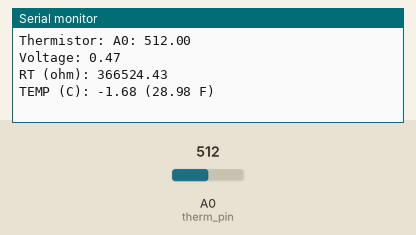
Simulated run of this sketch. Board: Arduino Uno, built with avr-gcc and run on an emulated ATmega328P. Parts: the last lines printed to the serial monitor. The test bench sets the inputs (shaded band); at power-on: A0 (therm_pin) = 512.

Above: at 1.2 s.
1.3 s: A0 (therm_pin) set to 32
At 2.6 s:
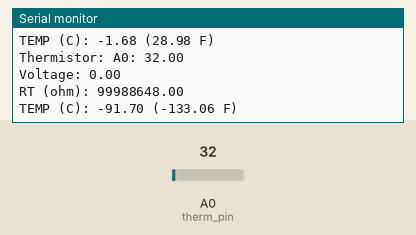
2.8 s: A0 (therm_pin) set to 26
At 4.4 s:
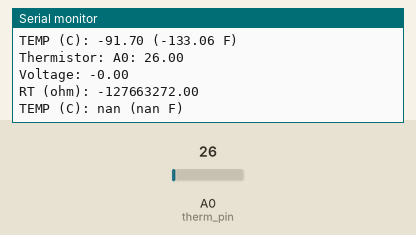
Timing chart, 0 to 5.9 s (numbered marks = the images above; inputs shaded):
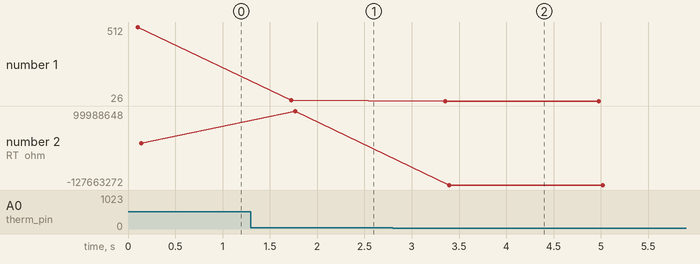

Measured:
- the behaviour switches between 29 and 28 on A0 (therm_pin) (found by bisection; images 1 and 2)
- after the input at 1.3 s, the serial monitor: prints a new line after 0.43 s (image 1)
- after the input at 2.8 s, the serial monitor: prints a new line after 0.55 s (image 2)
- plotted number 1: 512 → 32 after the input at 1.3 s, 32 → 26 after the input at 2.8 s
- plotted number 2: 366524.43 → 99988648 after the input at 1.3 s, 99988648 → -127663272 after the input at 2.8 s

The sketch:

ESP8266ThermoCouple.ino
```cpp
#include <math.h>

#define therm_pin A0

double V_0 = 3.291;

// WeMos D1 Mini internally contains voltage divider for A0 input in order to expand the voltage
// range of ESP8266 which is limited to 1.0V
// R_2 of the divider (between A0 and GND) is fixed 100k ohm
double R_2 = 100000.0; //VCC - R_1 - A0 - R_2 - GND (R_1 = 230 + rThermistor)

// D1 Mini also has 220k ohm on the VCC side of the divider
double R_1d = 220000.0;

// I'm adding additional 10k register on VCC side of the divider, along with the sensor
// to make sure input voltage to the A0 pin never exceed 1V.
double R_1Adj = 10000.0;

void setup() {
  // initialize serial communication at 9600 bits per second:
  Serial.begin(9600);
  pinMode(therm_pin,INPUT);
//  analogReference(EXTERNAL);
}

double C0 = 0.0009621996628; //0.9621996628 e-3
double C1 = 0.0001800586745; //1.800586745 e-4
double C2 = 0.000000197132282; //1.971322820 e-7

double factor = 10000000.0;
double CM0 = 9621.996628; //0.9621996628 e-3
double CM1 = 1800.586745; //1.800586745 e-4
double CM2 = 1.97132282; //1.971322820 e-7

double sensorMax = 1.0;


// the loop routine runs over and over again forever:
void loop() {

  // read the pin value 10 times over 100 ms span and take average
  double sensorValue = 0;
  for (int i = 0; i < 10; i++)
  {
    // read the input on analog pin 0:
    sensorValue += analogRead(therm_pin);
    delay(10);
  }

  sensorValue = sensorValue / 10;

  // Convert the analog reading (which goes from 0 - 1023) to voltage reference (3.3V or 5V or other):
  double voltage = sensorValue * sensorMax /1023.0;

  // i'm adjusting the misterious temperature error (for now treating it as constant error)
  voltage = voltage - 0.028;

  double R_1 = R_2 * (V_0 - voltage)/voltage; // voltage to resistance

  // remove the fixed 230k ohm on the vcc side of the voltage dividor
  double rThermistor = R_1 - R_1d - R_1Adj;

  //rThermistor = 133000;
  double lnR = log(rThermistor);

  // T(K) = 1/(C0 + C1Ln(R) + C2(Ln(R))^3)
  double temp  = factor /(CM0 + lnR * CM1 + CM2 * lnR * lnR * lnR);
  temp  = temp - 273.15; // K -> C

  Serial.print("Thermistor: ");

  Serial.print("A0: ");
  Serial.println(sensorValue);

  Serial.print("Voltage: ");
  Serial.println(voltage);

  Serial.print("RT (ohm): ");
  Serial.println(rThermistor);

  Serial.print("TEMP (C): ");
  Serial.print(temp);
  Serial.print(" (");
  Serial.print((temp*9.0/5.0)+32.0);
  Serial.println(" F)");

  delay(1500);
}
```
